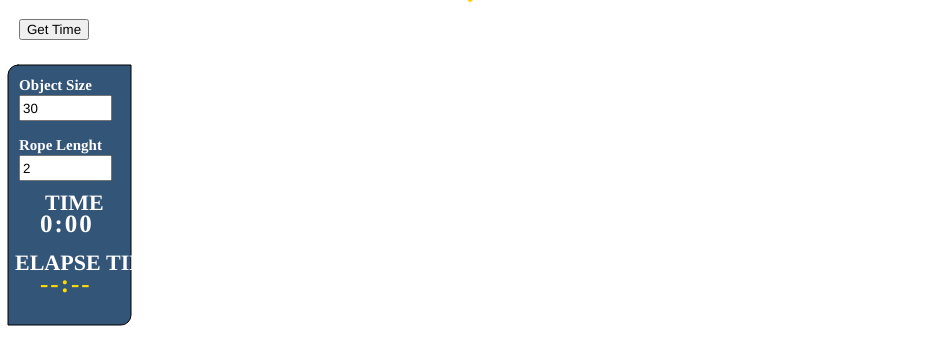
Frame 1 (no input)
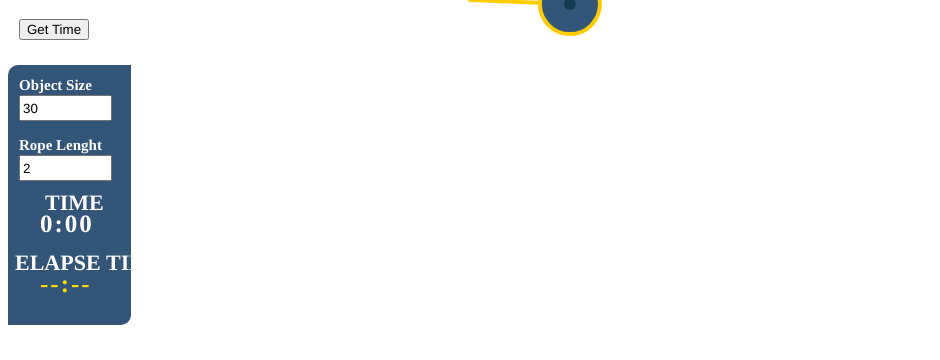
Frame 60 (no input)
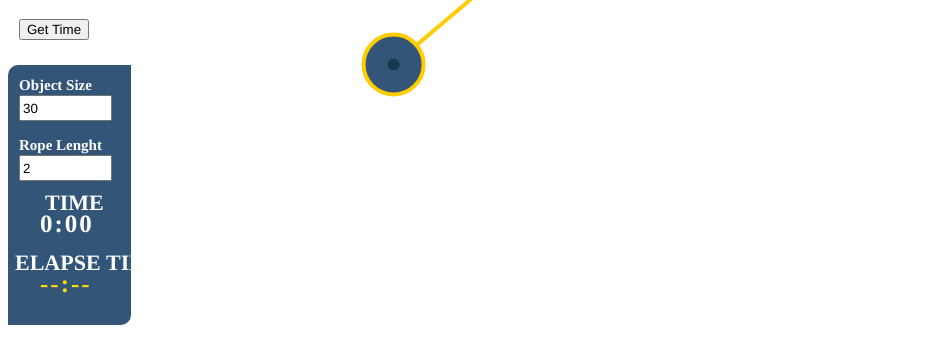
Frame 120 (the mouse pressed at the canvas centre since frame 60)

The p5.js sketch that drew these frames (run headless with seeded random() and noise() and a simulated clock; from frame 60 on, the mouse is pressed at the canvas centre):

// p5.js sketch
// ── sketch.js
// The Nature of Code
// Daniel Shiffman
// http://natureofcode.com

// Pendulum

// A simple pendulum simulation
// Given a pendulum with an angle theta (0 being the pendulum at rest) and a radius r
// we can use sine to calculate the angular component of the gravitational force.

// Gravity Force = Mass * Gravitational Constant;
// Pendulum Force = Gravity Force * sine(theta)
// Angular Acceleration = Pendulum Force / Mass = gravitational acceleration * sine(theta);

// Note this is an ideal world scenario with no tension in the
// pendulum arm, a more realistic formula might be:
// Angular Acceleration = (g / R) * sine(theta)

// For a more substantial explanation, visit:

let p;
let btnstate = false;
let ballSize = 30;
let ropeLenght = 2;
var mode = 1;
let myFontNormal;
let elapseT;
var cx,cy,cr,button, balltarget;
function setup() {
  createCanvas(940, 360);
  // Make a new Pendulum with an origin position and armlength
 resetPendulum();
  
  p.timer();//set timer;
  
 button = createButton('Get Time');
  button.position(19, 19);
  button.mousePressed(btnControl);
  button.id('btnC');

  input = createInput(ballSize);
  input.size(85,20);
  input.attribute('type','number');
  input.position(19, 95);
  input.changed(resizeBall);
  input.input(resizeBall);
  input2 = createInput(ropeLenght);
  input2.size(85,20);
  input2.attribute('type','number');
  input2.position(19, 155);
  input2.changed(resizeRope);
  input2.input(resizeRope);
  
  elapseT = createP('--:--');
  elapseT.position(40,245);
  elapseT.style('font-size', '25px');
  elapseT.style('font-family', 'Oswald');
  elapseT.style('color','#fD0');
  elapseT.style('letter-spacing','2px');
  elapseT.id('elapseT');
  elapseT.style('font-weight','bold');

  showdegree = createP('');
  showdegree.position(465,-23);
  showdegree.style('font-size', '25px');
  showdegree.style('font-family', 'Oswald');
  showdegree.style('color','#357');
  showdegree.style('letter-spacing','2px');
  showdegree.id('showdegree');
  showdegree.style('font-weight','bold');
}

function draw() {
  background(255); 
  fill('#357');

  rect(8,65,123,260,10,0,10,0);
  fill('#fff');

 
  p.go();
  noStroke()
  textSize(22);
  fill('#fff');
  
  textFont('Oswald');
  textStyle('bold')
  text('TIME',45,210);
  text('ELAPSE TIME',15,270);
  fill('#fD0');
  
  fill('#fff');
  textSize(15);
  text('Object Size',19,90);
  text('Rope Lenght',19,150);
  //console.log(p.period);
  textFont('Oswald');
  textStyle('bolder');
  textSize(22);
  p.showTimer();
  
}
function resizeBall(){ 
  ballSize = this.value()
  p = new Pendulum(createVector(width / 2, 0), ropeLenght,ballSize);    
}
function resizeRope(){
  ropeLenght = this.value();
  p = new Pendulum(createVector(width / 2, 0), ropeLenght,ballSize);    
}
function btnControl(){  
    select('#elapseT').html(select('#timec').html());
 if(!btnstate){    
   p.stopDragging();
  //  p.timer();
    p.stop();
    p.stopTimer()
    p.timer();
  }else{
    btnstate = false;   //not in used for now    
  }
}

function resetPendulum() {
   p = new Pendulum(createVector(width / 2, 0), ropeLenght,ballSize);     
}
function mousePressed() {
  p.clicked(mouseX, mouseY);
}

function mouseReleased() {
   balltarget = p.clickTarget();
  if (balltarget == 1) {    
    p.stopDragging();
    p.restarttimer();  
  }

}

// ── pendulum.js
// The Nature of Code
// Daniel Shiffman
// http://natureofcode.com

// Pendulum

// A Simple Pendulum Class
// Includes functionality for user can click and drag the pendulum

// This constructor could be improved to allow a greater variety of pendulums
class Pendulum {


  constructor(origin_, r_,ballr,angle=40 ) {
    // Fill all variables
    this.origin = origin_.copy();
    this.position = createVector();
    this.r = r_*50;
    this.angle = PI / 4;

    this.aVelocity = 0.0;
    this.aAcceleration = 0.0;
    this.damping = 0.995; // Arbitrary damping
    this.ballr = ballr*2; //48.0; // Arbitrary ball radius

    this.dragging = false;
    this.period = 0;
    this.activateP =0;
    this.pin = 1;
    this.aprev =0;
    this.timerValue = 0;
    this.munitesK = 0;
    this.affect = 0;
    var $bigVm = this;
    this.angle = angle;
    var angleDet=angle;
    var myTimer;
    var ballTarget = 0;
 
  }


  go() {
    this.update();
    this.drag(); // for user interaction
    this.display();
  }
  timer(stage){
    let $vm = this;
    
    
      $vm.myTimer = setInterval(function(){ 
       $vm.timerValue = $vm.timerValue+1;         
    }, 1000);    
      $vm.timeholder('--:--');
      print(true)
  }

  stopTimer(){
       print(false)
      let $vm = this;
      clearInterval($vm.myTimer);         
  }


  showTimer(){  
    let $vm = this;
    let timec = select('#timec');
    //print(this.timerValue++)
    if(this.timerValue > 59){
      $vm.munitesK++;
      this.timerValue =0;
    }
    
    if(this.timerValue < 10){
      timec.html($vm.munitesK + ":0" + this.timerValue);
      //text($vm.munitesK + ":0" + this.timerValue,45, height/1.5);            
    }else{
      timec.html($vm.munitesK + ":" + this.timerValue);
    //text($vm.munitesK + ":" + this.timerValue, 45,height/1.5);     
    }
  }

  restarttimer(){
   this.timerValue = 0;
   this.munitesK = 0; 
 /*  clearInterval(myTimer);
    myTimer = setInterval(myFn, 4000);*/

  }
  timeIt(){    
      this.timerValue++;    
  }
  
  timeholder(t){
    if(select('#timec')){
      select('#timec').html('--:--');
    }else{
      let timec;//html object for time
      timec = createP(t);
      timec.position(40,185);
      timec.style('font-size', '25px');
      timec.style('font-family', 'Oswald');
      timec.style('color','#fff');
      timec.style('letter-spacing','2px');
      timec.id('timec');
      timec.style('font-weight','bold');
    }
   
  }
  // Function to update position
  update() {

    // As long as we aren't dragging the pendulum, let it swing!
    if (!this.dragging) {

      /*speed determinant */
      this.affect = abs((this.r - this.ballr + this.angle)/30);
      //print(this.affect);

      //this.affect = abs((this.r - this.ballr + this.angle)/30);
      //print(this.angleDet) ;
      /*end speed determinant*/
      let gravity = this.affect; // Arbitrary constant
      let k = (this.r/50)*20;
      this.aAcceleration = (-1  * sin(this.angle)/ k); 
      print(this.aAcceleration);
      if(this.aprev == 0){
        this.aprev = this.angle;        
      }else{
        if(Math.sign(this.aprev) != Math.sign(this.angle)){ 
          this.activateP++;
          this.aprev = this.angle;
        }else{
          this.aprev =this.angle;
        }
      }
      if(this.activateP==2){
          this.period++;
          this.activateP = 0;
        }   
      
       // print(this.period);   
  /*    if(this.angle>0 ){
        if(this.pin == 1){
          this.activateP++;
          this.pin = -1;
        }     
        
        if(this.activateP==4){
          this.period++;
          this.activateP = 0;
        }                 
      }else if(this.angle>0 ){
        if(this.activateP != 0){
          this.pin = 1;
        }
        
        if(this.pin == 1){
          this.activateP++;
          this.pin = -1;
        }     
        
        if(this.activateP==4){
          this.period++;
          this.activateP = 0;
        }   
        
      }*/
           
      
        
      this.aVelocity += this.aAcceleration; // Increment velocity
      this.aVelocity *= this.damping; // Arbitrary damping
      print('velocity: '+this.aVelocity);
      this.angle += this.aVelocity; // Increment angle
        angleMode(DEGREES);
    let a = atan2(mouseY - height / 2, mouseX - width / 2);
    //print(a);
     angleMode(RADIANS);
    
    }
  }

  display() {
    this.position.set(this.r * sin(this.angle), this.r * cos(this.angle), 0); // Polar to cartesian conversion
    this.position.add(this.origin); // Make sure the position is relative to the pendulum's origin

    stroke(255, 204, 0);
    strokeWeight(4);
    // Draw the arm
    line(this.origin.x, this.origin.y, this.position.x, this.position.y);
    ellipseMode(CENTER);
    fill('#357');
    if (this.dragging) fill(200);
    // Draw the ball
    
    ellipse(this.position.x, this.position.y, this.ballr, this.ballr);
      fill(20,60,80);
    noStroke();
    ellipse(this.position.x, this.position.y, this.ballr/5, this.ballr/5);
    
    
  }
  distance(){
    return dist(mouseX,mouseY, this.position.x, this.position.y);    
  }
  getCX(){
    return this.position.x;
  }
  getCY(){
    return this.position.y;
  }
  getCR(){
    return this.ballr
  }
  // The methods below are for mouse interaction

  // This checks to see if we clicked on the pendulum ball
  clicked(mx, my) {
    let d = dist(mx, my, this.position.x, this.position.y);
    if (d < this.ballr) {
      this.dragging = true;
      this.ballTarget = 1;
    }
  }
  clickTarget(){
    let theTarget = this.ballTarget;
    this.ballTarget = 0;
    return theTarget;
  }
  // This tells us we are not longer clicking on the ball
  stopDragging(){
   //$vm.timeholder('--:--');   
    this.aVelocity = 0; // No velocity once you let go
    this.dragging = false;
  }
  //this stop the swinging
  stop(){
    this.angle = 0;    
    this.aVelocity = 0; 
  }

  drag() {
    // If we are draging the ball, we calculate the angle between the
    // pendulum origin and mouse position
    // we assign that angle to the pendulum
    if (this.dragging) {
      let diff = p5.Vector.sub(this.origin, createVector(mouseX, mouseY)); // Difference between 2 points
      this.angle = atan2(-1 * diff.y, diff.x) - radians(90); // Angle relative to vertical axis
    angleMode(DEGREES);
    let determin = atan2(mouseY, mouseX - width / 2);
 //   print(abs(abs(a)-90));
    this.angleDet = abs(abs(determin)-90);
    //print(this.angleDet);
    select('#showdegree').html(Math.round(this.angleDet)+'<deg>&deg</deg>');
     angleMode(RADIANS);
  }
    }
}
